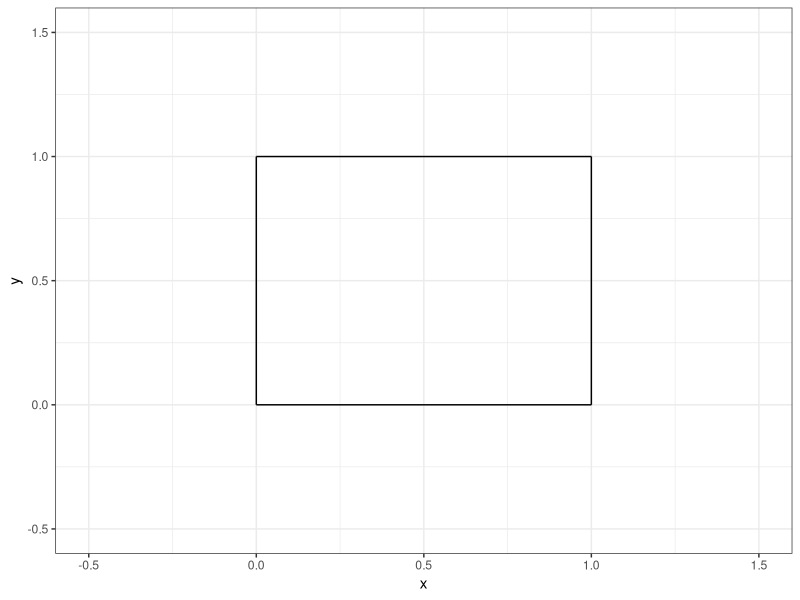
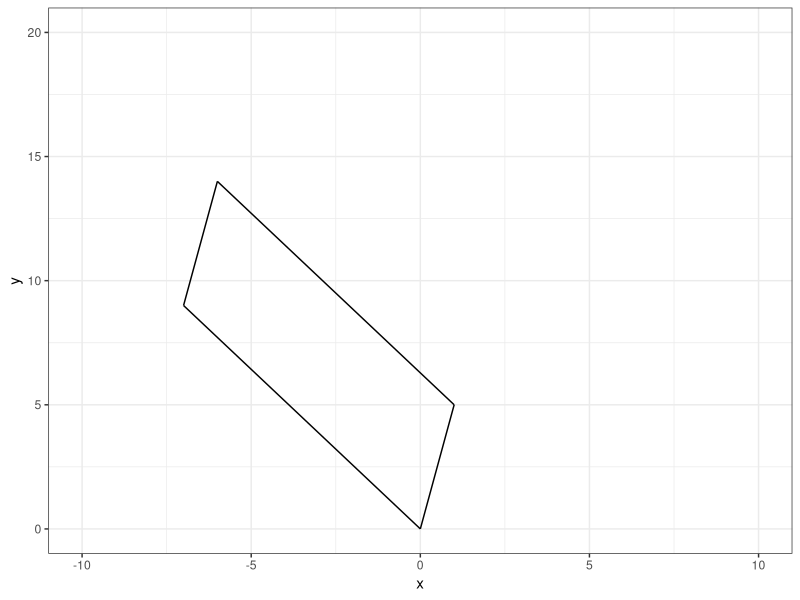
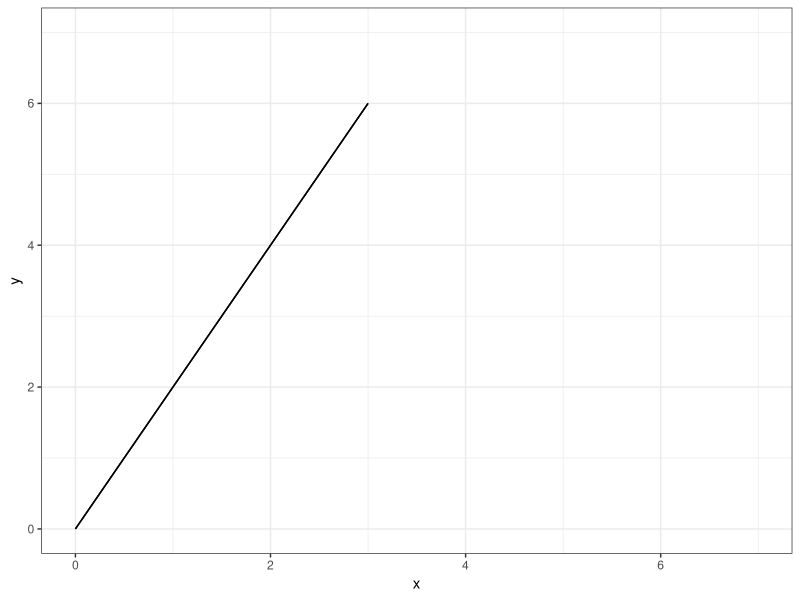
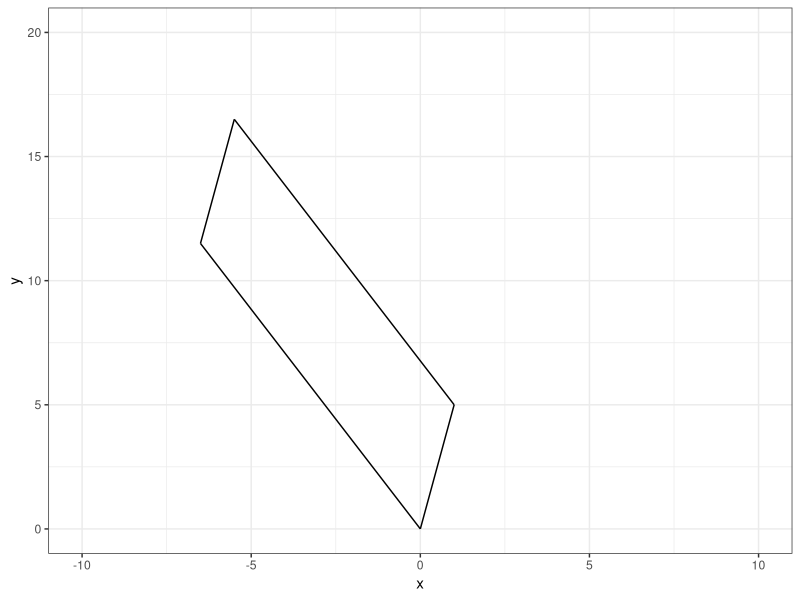
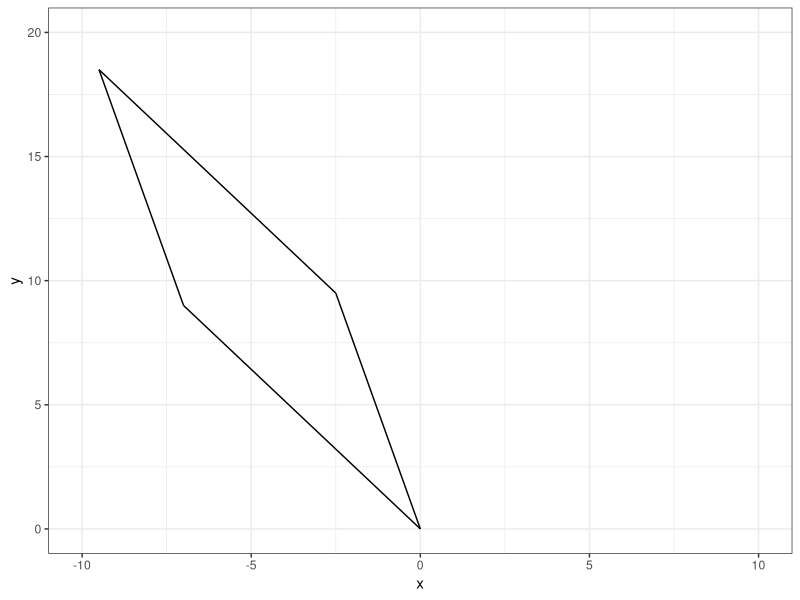
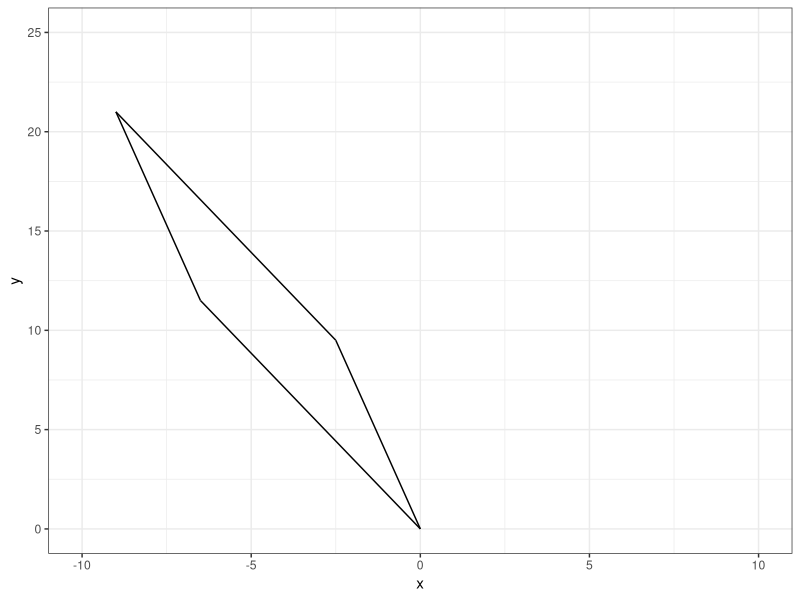
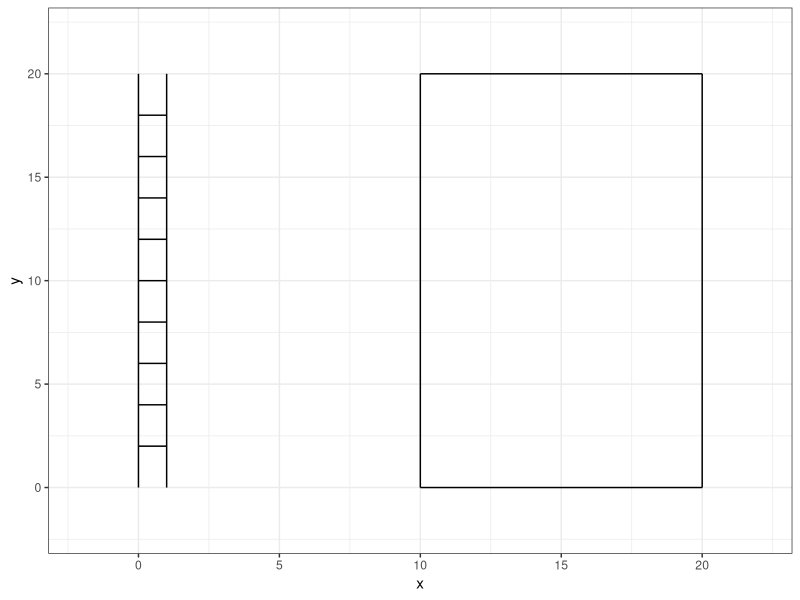

The R script that drew these images, in order:
## ---- chunk 1
#| echo: false

default_chunk_hook  <- knitr::knit_hooks$get("chunk")

latex_font_size <- c("Huge", "huge", "LARGE", "Large", 
                     "large", "normalsize", "small", 
                     "footnotesize", "scriptsize", "tiny")

knitr::knit_hooks$set(chunk = function(x, options) {
  x <- default_chunk_hook(x, options)
  if(options$size %in% latex_font_size) {
    paste0("\n \\", options$size, "\n\n", 
      x, 
      "\n\n \\normalsize"
    )
  } else {
    x
  }
})

## ---- chunk 2
#| label: load-packages
#| include: false
library(tidyverse)
## ---- chunk 3
#| label: fig-unitsquare
#| fig-cap: "The unit square."
#| fig-width: 3
#| fig-height: 3
#| scale: "80%"
#| fig-align: "center"
#| size: "scriptsize"
p0 <- c(0, 0)
p1 <- c(1, 0)
p2 <- c(1, 1)
p3 <- c(0, 1)
ggplot() +
  geom_segment(aes(x = p0[1], y = p0[2], xend = p1[1], yend = p1[2])) +
  geom_segment(aes(x = p1[1], y = p1[2], xend = p2[1], yend = p2[2])) +
  geom_segment(aes(x = p2[1], y = p2[2], xend = p3[1], yend = p3[2])) +
  geom_segment(aes(x = p3[1], y = p3[2], xend = p0[1], yend = p0[2])) +
  theme_bw() +
  xlim(-0.5, 1.5) +
  ylim(-0.5, 1.5) +
  labs(x = "x", y = "y")
## ---- chunk 4
#| size: "scriptsize"
(M <- matrix(data = c(1, 0, 0, 1), nrow = 2, ncol = 2)) # 
(A <- matrix(data = c(1, 5, -7, 9), nrow = 2, ncol = 2)) # created matrix A
## ---- chunk 5
#| size: "scriptsize" 
(T <- A %*% M) # Created matrix T
## ---- chunk 6
#| size: "scriptsize" 
(basis.vector.1 <- T[, 1]) # created basis.vector.1 
(basis.vector.2 <- T[, 2]) # created basis.vector.2
## ---- chunk 7
#| size: "scriptsize" 
(p0 <- c(0, 0)) 
(p1 <- c(1, 5))
(p2 <- c(-6, 14))
(p3 <- c(-7, 9)) # created points p0, p1, p2, p3
## ---- chunk 8
#| label: fig-matrixT
#| fig-cap: "Matrix T."
#| fig-width: 3
#| fig-height: 3
#| scale: "80%"
#| fig-align: "center"
#| size: "scriptsize"
ggplot() +
  geom_segment(aes(x = p0[1], y = p0[2], xend = p1[1], yend = p1[2])) +
  geom_segment(aes(x = p1[1], y = p1[2], xend = p2[1], yend = p2[2])) +
  geom_segment(aes(x = p2[1], y = p2[2], xend = p3[1], yend = p3[2])) +
  geom_segment(aes(x = p3[1], y = p3[2], xend = p0[1], yend = p0[2])) +
  theme_bw() +
  xlim(-10, 10) +
  ylim(0, 20) +
  labs(x = "x", y = "y")
## ---- chunk 9
#| size: "scriptsize" 
(A.determinant <- det(A)) # found determinant of A
## ---- chunk 10
#| size: "scriptsize" 
(A <- matrix(data = c(1, 2, 2, 4), nrow = 2, ncol = 2)) # created matrix A
## ---- chunk 11
#| size: "scriptsize" 
(T <- A %*% M) # Created matrix T
## ---- chunk 12
#| size: "scriptsize" 
(basis.vector.1 <- T[, 1]) # created basis.vector.1 
(basis.vector.2 <- T[, 2]) # created basis.vector.2
## ---- chunk 13
#| size: "scriptsize" 
(p0 <- c(0, 0)) 
(p1 <- c(2, 4))
(p2 <- c(3, 6))
(p3 <- c(1, 2)) # created points p0, p1, p2, p3
## ---- chunk 14
#| label: fig-matrixT2
#| fig-cap: "Matrix T2."
#| fig-width: 3
#| fig-height: 3
#| scale: "80%"
#| fig-align: "center"
#| size: "scriptsize"
ggplot() +
  geom_segment(aes(x = p0[1], y = p0[2], xend = p1[1], yend = p1[2])) +
  geom_segment(aes(x = p1[1], y = p1[2], xend = p2[1], yend = p2[2])) +
  geom_segment(aes(x = p2[1], y = p2[2], xend = p3[1], yend = p3[2])) +
  geom_segment(aes(x = p3[1], y = p3[2], xend = p0[1], yend = p0[2])) +
  theme_bw() +
  xlim(0, 7) +
  ylim(0, 7) +
  labs(x = "x", y = "y")
## ---- chunk 15
#| size: "scriptsize" 
(A.determinant <- det(A)) # found determinant of A
## ---- chunk 16
#| size: "scriptsize"
(M <- matrix(data = c(1, 0, 0.5, 1), nrow = 2, ncol = 2)) # 
(A <- matrix(data = c(1, 5, -7, 9), nrow = 2, ncol = 2)) # created matrix A
(T <- A %*% M) # Created matrix T
(basis.vector.1 <- T[, 1]) # created basis.vector.1 
(basis.vector.2 <- T[, 2]) # created basis.vector.2
(p0 <- c(0, 0)) 
(p1 <- c(-6.5, 11.5))
(p2 <- c(-5.5, 16.5))
(p3 <- c(1, 5)) # created points p0, p1, p2, p3
ggplot() +
  geom_segment(aes(x = p0[1], y = p0[2], xend = p1[1], yend = p1[2])) +
  geom_segment(aes(x = p1[1], y = p1[2], xend = p2[1], yend = p2[2])) +
  geom_segment(aes(x = p2[1], y = p2[2], xend = p3[1], yend = p3[2])) +
  geom_segment(aes(x = p3[1], y = p3[2], xend = p0[1], yend = p0[2])) +
  theme_bw() +
  xlim(-10, 10) +
  ylim(0, 20) +
  labs(x = "x", y = "y")
(A.determinant <- det(A)) # found determinant of A
## ---- chunk 17
#| size: "scriptsize"
(M <- matrix(data = c(1, 0.5, 0, 1), nrow = 2, ncol = 2)) # 
(A <- matrix(data = c(1, 5, -7, 9), nrow = 2, ncol = 2)) # created matrix A
(T <- A %*% M) # Created matrix T
(basis.vector.1 <- T[, 1]) # created basis.vector.1 
(basis.vector.2 <- T[, 2]) # created basis.vector.2
(p0 <- c(0, 0)) 
(p1 <- c(-7, 9))
(p2 <- c(-9.5, 18.5))
(p3 <- c(-2.5, 9.5)) # created points p0, p1, p2, p3
ggplot() +
  geom_segment(aes(x = p0[1], y = p0[2], xend = p1[1], yend = p1[2])) +
  geom_segment(aes(x = p1[1], y = p1[2], xend = p2[1], yend = p2[2])) +
  geom_segment(aes(x = p2[1], y = p2[2], xend = p3[1], yend = p3[2])) +
  geom_segment(aes(x = p3[1], y = p3[2], xend = p0[1], yend = p0[2])) +
  theme_bw() +
  xlim(-10, 10) +
  ylim(0, 20) +
  labs(x = "x", y = "y")
(A.determinant <- det(A)) # found determinant of A
## ---- chunk 18
#| size: "scriptsize"
(M <- matrix(data = c(1, 0.5, 0.5, 1), nrow = 2, ncol = 2)) # 
(A <- matrix(data = c(1, 5, -7, 9), nrow = 2, ncol = 2)) # created matrix A
(T <- A %*% M) # Created matrix T
(basis.vector.1 <- T[, 1]) # created basis.vector.1 
(basis.vector.2 <- T[, 2]) # created basis.vector.2
(p0 <- c(0, 0)) 
(p1 <- c(-6.5, 11.5))
(p2 <- c(-9, 21))
(p3 <- c(-2.5, 9.5)) # created points p0, p1, p2, p3
ggplot() +
  geom_segment(aes(x = p0[1], y = p0[2], xend = p1[1], yend = p1[2])) +
  geom_segment(aes(x = p1[1], y = p1[2], xend = p2[1], yend = p2[2])) +
  geom_segment(aes(x = p2[1], y = p2[2], xend = p3[1], yend = p3[2])) +
  geom_segment(aes(x = p3[1], y = p3[2], xend = p0[1], yend = p0[2])) +
  theme_bw() +
  xlim(-10, 10) +
  ylim(0, 25) +
  labs(x = "x", y = "y")
(A.determinant <- det(A)) # found determinant of A
## ---- chunk 19
(ladder <- data.frame(x = c(0, 0, 1, 1, 0, 1, 0, 1, 0, 1, 0, 1, 0, 1, 0, 1, 0, 1, 0, 1, 0, 1),
y = c(0, 20, 0, 20, 2, 2, 4, 4, 6, 6, 8, 8, 10, 10, 12, 12, 14, 14, 16, 16, 18, 18), group = c(1, 1, 2, 2, 3, 3, 4, 4, 5, 5, 6, 6, 7, 7, 8, 8, 9, 9, 10, 10, 11, 11))) # Created ladder
## ---- chunk 20
#| label: fig-ladder
#| fig-cap: "A ladder."
#| fig-width: 3
#| fig-height: 3
#| scale: "80%"
#| fig-align: "center"
#| size: "scriptsize"
ggplot() +
  geom_path(data = ladder, 
              aes(x = x, y = y, group = group)) +
                  geom_segment(aes(x = 10, xend = 10,
                   y=0, yend = 20))+
  geom_segment(aes(x = 10, xend = 20,
                   y=20, yend = 20))+
  geom_segment(aes(x = 20, xend = 20,
                   y=0, yend = 20))+
  geom_segment(aes(x = 10, xend = 20,
                   y=0, yend = 0)) +
  theme_bw() +
  xlim(-2,22) +
  ylim(-2,22)
## ---- chunk 21
#| size: "scriptsize"
(A <- matrix(data = c(0, 0, 1, 1, 0, 1, 0, 1, 0, 1, 0, 1, 0, 1, 0, 1, 0, 1, 0, 1, 0, 1, 0, 20, 0, 20, 2, 2, 4, 4, 6, 6, 8, 8, 10, 10, 12, 12, 14, 14, 16, 16, 18, 18), nrow = 22, ncol = 2)) # Created matrix A
(M <- matrix(data = c(1, 0.5, 0, 1), nrow = 2, ncol = 2)) # Created matrix M
(T <- A %*% M)
